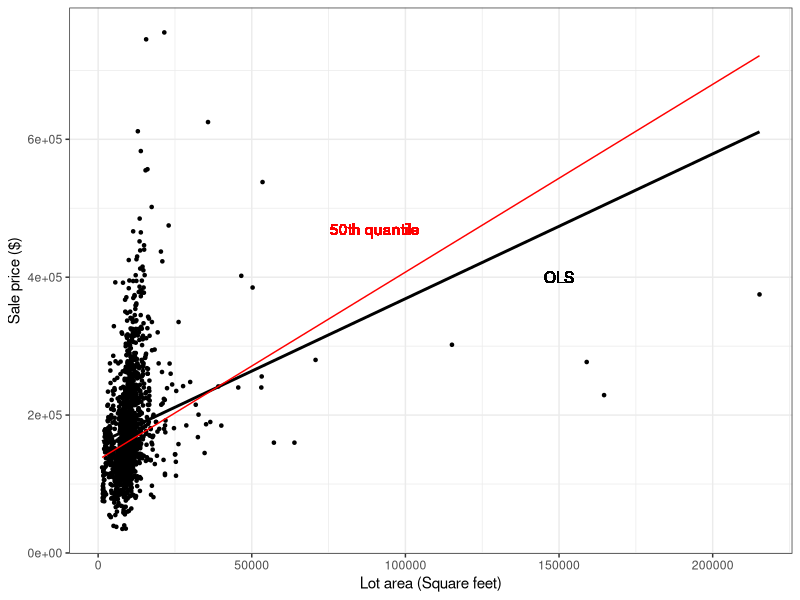
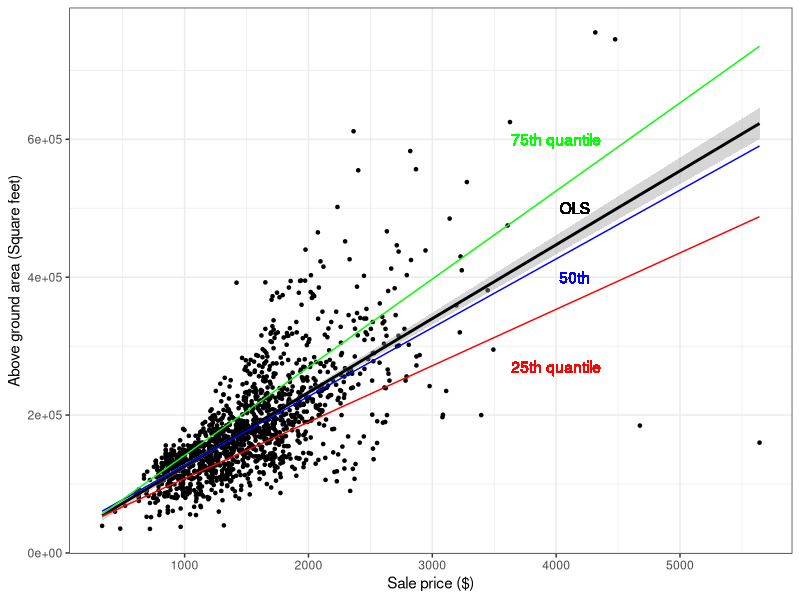

These figures' R source, in order:
## ---- chunk 1
# installing/loading the package:
# if(!require(installr)) {
#   install.packages("installr"); 
#   require(installr)
# } #load / install+load installr
# # using the package:
# updateR()

# install.packages('rmarkdown')
# install.packages("quantreg")
library("quantreg")
#library(sjPlot)
library(haven)
library(tidyverse)
#library(equatiomatic)
#library(fastDummies)
#library(pscl)

#library(gsheet)
#library(brant)
#library(MASS)
#library(lmtest)
#library(reshape2)

#library(nnet)
#library(AER)
#library(boot)

#library(asaur)

## ---- chunk 2
df <- read.csv("TrainData.csv") |>
  na.omit() |>
  distinct()

# head(df2)
# colnames(df2)
## ---- chunk 3

df |> ggplot(aes(y = SalePrice, x = LotArea)) +
  geom_point(size = 0.9) +
  geom_smooth(method = lm, se = F, color = "black") +
  geom_text(aes(y = 400000, x = 150000, label = "OLS"), color="black") + 
  geom_quantile(quantiles=0.5, color="red") + 
  geom_text(aes(y = 470000, x = 90000, label = "50th quantile"), color="red") + 
  ylab("Sale price ($)") +
  xlab("Lot area (Square feet)") +
  theme_bw()


df |> ggplot(aes(y = SalePrice, x = GrLivArea)) +
  geom_point(size = 0.9) +
  stat_smooth(method = lm, color = "black") +
  geom_text(aes(x = 4150, y = 500000, label = "OLS"), color="black") + 
  geom_quantile(quantiles=0.25, color="red") + 
  geom_text(aes(x = 4000, y = 270000, label = "25th quantile"), color="red") + 
  geom_quantile(quantiles=0.5, color="blue") + 
  geom_text(aes(x = 4150, y = 400000, label = "50th"), color="blue") + 
  geom_quantile(quantiles=0.75, color="green") + 
  geom_text(aes(x = 4000, y = 600000, label = "75th quantile"), color="green") + 
  xlab("Sale price ($)") +
  ylab("Above ground area (Square feet)") +
  theme_bw()
## ---- chunk 4
qreg_model50 = rq(data=df, SalePrice ~ GrLivArea + LotArea + TotRmsAbvGrd + as.factor(LotShape) + as.factor(Foundation), tau=0.5)
summary(qreg_model50)
## ---- chunk 5
ols = lm(data=df, SalePrice ~ GrLivArea + LotArea + TotRmsAbvGrd + as.factor(LotShape) + as.factor(Foundation))
summary(ols)
